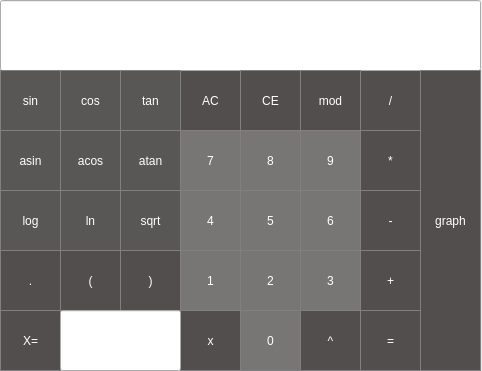
<?xml version="1.0" encoding="UTF-8"?>
<ui version="4.0">
 <class>MainWindow</class>
 <widget class="QMainWindow" name="MainWindow">
  <property name="geometry">
   <rect>
    <x>0</x>
    <y>0</y>
    <width>482</width>
    <height>371</height>
   </rect>
  </property>
  <property name="windowTitle">
   <string>MainWindow</string>
  </property>
  <widget class="QWidget" name="centralwidget">
   <widget class="QPushButton" name="pushButton_clear">
    <property name="geometry">
     <rect>
      <x>180</x>
      <y>70</y>
      <width>61</width>
      <height>61</height>
     </rect>
    </property>
    <property name="styleSheet">
     <string notr="true">QPushButton {
  color: white;
 background-color:  rgb(82, 78, 78);;;
   border: 1px solid gray;
}
QPushButton:pressed {
    background-color: qlineargradient(x1: 0, y1: 0, x2: 0, y2: 1,
                                      stop: 0 #fcc26a);
}</string>
    </property>
    <property name="text">
     <string>AC</string>
    </property>
   </widget>
   <widget class="QPushButton" name="pushButton_div">
    <property name="geometry">
     <rect>
      <x>360</x>
      <y>70</y>
      <width>61</width>
      <height>61</height>
     </rect>
    </property>
    <property name="styleSheet">
     <string notr="true">QPushButton {
  background-color: rgb(82, 78, 78);;
  color: white; 
  border: 1px solid gray;
}

QPushButton:pressed {
    background-color: qlineargradient(x1: 0, y1: 0, x2: 0, y2: 1,
                                      stop: 0 #FF7832, stop: 1 #FF9739);
}</string>
    </property>
    <property name="text">
     <string>/</string>
    </property>
   </widget>
   <widget class="QPushButton" name="pushButton_eight">
    <property name="geometry">
     <rect>
      <x>240</x>
      <y>130</y>
      <width>61</width>
      <height>61</height>
     </rect>
    </property>
    <property name="styleSheet">
     <string notr="true">QPushButton {
  color: white;
 background-color:  rgb(120, 117, 117);;
   border: 1px solid gray;
}
QPushButton:pressed {
    background-color: qlineargradient(x1: 0, y1: 0, x2: 0, y2: 1,
                                      stop: 0 #fcc26a);
}</string>
    </property>
    <property name="text">
     <string>8</string>
    </property>
   </widget>
   <widget class="QPushButton" name="pushButton_mult">
    <property name="geometry">
     <rect>
      <x>360</x>
      <y>130</y>
      <width>61</width>
      <height>61</height>
     </rect>
    </property>
    <property name="styleSheet">
     <string notr="true">QPushButton {
  background-color: rgb(82, 78, 78);;
  color: white; 
  border: 1px solid gray;
}

QPushButton:pressed {
    background-color: qlineargradient(x1: 0, y1: 0, x2: 0, y2: 1,
                                      stop: 0 #FF7832, stop: 1 #FF9739);
}</string>
    </property>
    <property name="text">
     <string>*</string>
    </property>
   </widget>
   <widget class="QPushButton" name="pushButton_seven">
    <property name="geometry">
     <rect>
      <x>180</x>
      <y>130</y>
      <width>61</width>
      <height>61</height>
     </rect>
    </property>
    <property name="styleSheet">
     <string notr="true">QPushButton {
  color: white;
 background-color:  rgb(120, 117, 117);;
   border: 1px solid gray;
}
QPushButton:pressed {
    background-color: qlineargradient(x1: 0, y1: 0, x2: 0, y2: 1,
                                      stop: 0 #fcc26a);
}</string>
    </property>
    <property name="text">
     <string>7</string>
    </property>
   </widget>
   <widget class="QPushButton" name="pushButton_nine">
    <property name="geometry">
     <rect>
      <x>300</x>
      <y>130</y>
      <width>61</width>
      <height>61</height>
     </rect>
    </property>
    <property name="styleSheet">
     <string notr="true">QPushButton {
  color: white;
 background-color:  rgb(120, 117, 117);;
   border: 1px solid gray;
}
QPushButton:pressed {
    background-color: qlineargradient(x1: 0, y1: 0, x2: 0, y2: 1,
                                      stop: 0 #fcc26a);
}</string>
    </property>
    <property name="text">
     <string>9</string>
    </property>
   </widget>
   <widget class="QPushButton" name="pushButton_five">
    <property name="geometry">
     <rect>
      <x>240</x>
      <y>190</y>
      <width>61</width>
      <height>61</height>
     </rect>
    </property>
    <property name="styleSheet">
     <string notr="true">QPushButton {
  color: white;
 background-color:  rgb(120, 117, 117);;
   border: 1px solid gray;
}
QPushButton:pressed {
    background-color: qlineargradient(x1: 0, y1: 0, x2: 0, y2: 1,
                                      stop: 0 #fcc26a);
}</string>
    </property>
    <property name="text">
     <string>5</string>
    </property>
   </widget>
   <widget class="QPushButton" name="pushButton_minus">
    <property name="geometry">
     <rect>
      <x>360</x>
      <y>190</y>
      <width>61</width>
      <height>61</height>
     </rect>
    </property>
    <property name="styleSheet">
     <string notr="true">QPushButton {
  background-color: rgb(82, 78, 78);;
  color: white; 
  border: 1px solid gray;
}

QPushButton:pressed {
    background-color: qlineargradient(x1: 0, y1: 0, x2: 0, y2: 1,
                                      stop: 0 #FF7832, stop: 1 #FF9739);
}</string>
    </property>
    <property name="text">
     <string>-</string>
    </property>
   </widget>
   <widget class="QPushButton" name="pushButton_four">
    <property name="geometry">
     <rect>
      <x>180</x>
      <y>190</y>
      <width>61</width>
      <height>61</height>
     </rect>
    </property>
    <property name="styleSheet">
     <string notr="true">QPushButton {
  color: white;
 background-color:  rgb(120, 117, 117);;
   border: 1px solid gray;
}
QPushButton:pressed {
    background-color: qlineargradient(x1: 0, y1: 0, x2: 0, y2: 1,
                                      stop: 0 #fcc26a);
}</string>
    </property>
    <property name="text">
     <string>4</string>
    </property>
   </widget>
   <widget class="QPushButton" name="pushButton_six">
    <property name="geometry">
     <rect>
      <x>300</x>
      <y>190</y>
      <width>61</width>
      <height>61</height>
     </rect>
    </property>
    <property name="styleSheet">
     <string notr="true">QPushButton {
  color: white;
 background-color:  rgb(120, 117, 117);;
   border: 1px solid gray;
}
QPushButton:pressed {
    background-color: qlineargradient(x1: 0, y1: 0, x2: 0, y2: 1,
                                      stop: 0 #fcc26a);
}</string>
    </property>
    <property name="text">
     <string>6</string>
    </property>
   </widget>
   <widget class="QPushButton" name="pushButton_two">
    <property name="geometry">
     <rect>
      <x>240</x>
      <y>250</y>
      <width>61</width>
      <height>61</height>
     </rect>
    </property>
    <property name="styleSheet">
     <string notr="true">QPushButton {
  color: white;
 background-color:  rgb(120, 117, 117);;
   border: 1px solid gray;
}
QPushButton:pressed {
    background-color: qlineargradient(x1: 0, y1: 0, x2: 0, y2: 1,
                                      stop: 0 #fcc26a);
}</string>
    </property>
    <property name="text">
     <string>2</string>
    </property>
   </widget>
   <widget class="QPushButton" name="pushButton_plus">
    <property name="geometry">
     <rect>
      <x>360</x>
      <y>250</y>
      <width>61</width>
      <height>61</height>
     </rect>
    </property>
    <property name="styleSheet">
     <string notr="true">QPushButton {
  background-color: rgb(82, 78, 78);;
  color: white; 
  border: 1px solid gray;
}

QPushButton:pressed {
    background-color: qlineargradient(x1: 0, y1: 0, x2: 0, y2: 1,
                                      stop: 0 #FF7832, stop: 1 #FF9739);
}</string>
    </property>
    <property name="text">
     <string>+</string>
    </property>
   </widget>
   <widget class="QPushButton" name="pushButton_one">
    <property name="geometry">
     <rect>
      <x>180</x>
      <y>250</y>
      <width>61</width>
      <height>61</height>
     </rect>
    </property>
    <property name="styleSheet">
     <string notr="true">QPushButton {
  color: white;
 background-color:  rgb(120, 117, 117);;
   border: 1px solid gray;
}
QPushButton:pressed {
    background-color: qlineargradient(x1: 0, y1: 0, x2: 0, y2: 1,
                                      stop: 0 #fcc26a);
}</string>
    </property>
    <property name="text">
     <string>1</string>
    </property>
   </widget>
   <widget class="QPushButton" name="pushButton_three">
    <property name="geometry">
     <rect>
      <x>300</x>
      <y>250</y>
      <width>61</width>
      <height>61</height>
     </rect>
    </property>
    <property name="styleSheet">
     <string notr="true">QPushButton {
  color: white;
 background-color:  rgb(120, 117, 117);;
   border: 1px solid gray;
}
QPushButton:pressed {
    background-color: qlineargradient(x1: 0, y1: 0, x2: 0, y2: 1,
                                      stop: 0 #fcc26a);
}</string>
    </property>
    <property name="text">
     <string>3</string>
    </property>
   </widget>
   <widget class="QPushButton" name="pushButton_equal">
    <property name="geometry">
     <rect>
      <x>360</x>
      <y>310</y>
      <width>61</width>
      <height>61</height>
     </rect>
    </property>
    <property name="styleSheet">
     <string notr="true">QPushButton {
  background-color: rgb(82, 78, 78);;
  color: white; 
  border: 1px solid gray;
}

QPushButton:pressed {
    background-color: qlineargradient(x1: 0, y1: 0, x2: 0, y2: 1,
                                      stop: 0 #FF7832, stop: 1 #FF9739);
}</string>
    </property>
    <property name="text">
     <string>=</string>
    </property>
   </widget>
   <widget class="QPushButton" name="pushButton_zero">
    <property name="geometry">
     <rect>
      <x>240</x>
      <y>310</y>
      <width>61</width>
      <height>61</height>
     </rect>
    </property>
    <property name="styleSheet">
     <string notr="true">QPushButton {
  color: white;
 background-color:  rgb(120, 117, 117);;
   border: 1px solid gray;
}
QPushButton:pressed {
    background-color: qlineargradient(x1: 0, y1: 0, x2: 0, y2: 1,
                                      stop: 0 #fcc26a);
}</string>
    </property>
    <property name="text">
     <string>0</string>
    </property>
   </widget>
   <widget class="QPushButton" name="pushButton_dot">
    <property name="geometry">
     <rect>
      <x>0</x>
      <y>250</y>
      <width>61</width>
      <height>61</height>
     </rect>
    </property>
    <property name="styleSheet">
     <string notr="true">QPushButton {
  background-color: rgb(82, 78, 78);;
  color: white; 
  border: 1px solid gray;
}

QPushButton:pressed {
    background-color: qlineargradient(x1: 0, y1: 0, x2: 0, y2: 1,
                                      stop: 0 #FF7832, stop: 1 #FF9739);
}</string>
    </property>
    <property name="text">
     <string>.</string>
    </property>
   </widget>
   <widget class="QLineEdit" name="result_show">
    <property name="geometry">
     <rect>
      <x>0</x>
      <y>0</y>
      <width>481</width>
      <height>71</height>
     </rect>
    </property>
    <property name="layoutDirection">
     <enum>Qt::LeftToRight</enum>
    </property>
    <property name="styleSheet">
     <string notr="true">QLineEdit {
  background-color: rgb(0 0, 0);
  color: white; 
 border: 1px solid gray;
}

background-color : black;</string>
    </property>
    <property name="alignment">
     <set>Qt::AlignRight|Qt::AlignTrailing|Qt::AlignVCenter</set>
    </property>
   </widget>
   <widget class="QPushButton" name="pushButton_graph">
    <property name="geometry">
     <rect>
      <x>420</x>
      <y>70</y>
      <width>61</width>
      <height>301</height>
     </rect>
    </property>
    <property name="styleSheet">
     <string notr="true">QPushButton {
 background-color:  rgb(82, 78, 78);
  color: white; 
  border: 1px solid gray;
}

QPushButton:pressed {
    background-color: qlineargradient(x1: 0, y1: 0, x2: 0, y2: 1,
                                      stop: 0 #FF7832, stop: 1 #FF9739);
}</string>
    </property>
    <property name="text">
     <string>graph</string>
    </property>
   </widget>
   <widget class="QPushButton" name="pushButton_sin">
    <property name="geometry">
     <rect>
      <x>0</x>
      <y>70</y>
      <width>61</width>
      <height>61</height>
     </rect>
    </property>
    <property name="styleSheet">
     <string notr="true">QPushButton {
  background-color: rgb(89, 86, 86);;
  color: white; 
  border: 1px solid gray;
}

QPushButton:pressed {
    background-color: qlineargradient(x1: 0, y1: 0, x2: 0, y2: 1,
                                      stop: 0 #FF7832, stop: 1 #FF9739);
}</string>
    </property>
    <property name="text">
     <string>sin</string>
    </property>
   </widget>
   <widget class="QPushButton" name="pushButton_cos">
    <property name="geometry">
     <rect>
      <x>60</x>
      <y>70</y>
      <width>61</width>
      <height>61</height>
     </rect>
    </property>
    <property name="styleSheet">
     <string notr="true">QPushButton {
  background-color: rgb(89, 86, 86);;
  color: white; 
  border: 1px solid gray;
}

QPushButton:pressed {
    background-color: qlineargradient(x1: 0, y1: 0, x2: 0, y2: 1,
                                      stop: 0 #FF7832, stop: 1 #FF9739);
}</string>
    </property>
    <property name="text">
     <string>cos</string>
    </property>
   </widget>
   <widget class="QPushButton" name="pushButton_tan">
    <property name="geometry">
     <rect>
      <x>120</x>
      <y>70</y>
      <width>61</width>
      <height>61</height>
     </rect>
    </property>
    <property name="styleSheet">
     <string notr="true">QPushButton {
  background-color: rgb(89, 86, 86);;
  color: white; 
  border: 1px solid gray;
}

QPushButton:pressed {
    background-color: qlineargradient(x1: 0, y1: 0, x2: 0, y2: 1,
                                      stop: 0 #FF7832, stop: 1 #FF9739);
}</string>
    </property>
    <property name="text">
     <string>tan</string>
    </property>
   </widget>
   <widget class="QPushButton" name="pushButton_atan">
    <property name="geometry">
     <rect>
      <x>120</x>
      <y>130</y>
      <width>61</width>
      <height>61</height>
     </rect>
    </property>
    <property name="styleSheet">
     <string notr="true">QPushButton {
  background-color: rgb(89, 86, 86);;
  color: white; 
  border: 1px solid gray;
}

QPushButton:pressed {
    background-color: qlineargradient(x1: 0, y1: 0, x2: 0, y2: 1,
                                      stop: 0 #FF7832, stop: 1 #FF9739);
}</string>
    </property>
    <property name="text">
     <string>atan</string>
    </property>
   </widget>
   <widget class="QPushButton" name="pushButton_acos">
    <property name="geometry">
     <rect>
      <x>60</x>
      <y>130</y>
      <width>61</width>
      <height>61</height>
     </rect>
    </property>
    <property name="styleSheet">
     <string notr="true">QPushButton {
  background-color: rgb(89, 86, 86);;
  color: white; 
  border: 1px solid gray;
}

QPushButton:pressed {
    background-color: qlineargradient(x1: 0, y1: 0, x2: 0, y2: 1,
                                      stop: 0 #FF7832, stop: 1 #FF9739);
}</string>
    </property>
    <property name="text">
     <string>acos</string>
    </property>
   </widget>
   <widget class="QPushButton" name="pushButton_asin">
    <property name="geometry">
     <rect>
      <x>0</x>
      <y>130</y>
      <width>61</width>
      <height>61</height>
     </rect>
    </property>
    <property name="styleSheet">
     <string notr="true">QPushButton {
  background-color: rgb(89, 86, 86);;
  color: white; 
  border: 1px solid gray;
}

QPushButton:pressed {
    background-color: qlineargradient(x1: 0, y1: 0, x2: 0, y2: 1,
                                      stop: 0 #FF7832, stop: 1 #FF9739);
}</string>
    </property>
    <property name="text">
     <string>asin</string>
    </property>
   </widget>
   <widget class="QPushButton" name="pushButton_sqrt">
    <property name="geometry">
     <rect>
      <x>120</x>
      <y>190</y>
      <width>61</width>
      <height>61</height>
     </rect>
    </property>
    <property name="styleSheet">
     <string notr="true">QPushButton {
  background-color: rgb(89, 86, 86);;
  color: white; 
  border: 1px solid gray;
}

QPushButton:pressed {
    background-color: qlineargradient(x1: 0, y1: 0, x2: 0, y2: 1,
                                      stop: 0 #FF7832, stop: 1 #FF9739);
}</string>
    </property>
    <property name="text">
     <string>sqrt</string>
    </property>
   </widget>
   <widget class="QPushButton" name="pushButton_mod">
    <property name="geometry">
     <rect>
      <x>300</x>
      <y>70</y>
      <width>61</width>
      <height>61</height>
     </rect>
    </property>
    <property name="styleSheet">
     <string notr="true">QPushButton {
  color: white;
 background-color:  rgb(82, 78, 78);;;
   border: 1px solid gray;
}
QPushButton:pressed {
    background-color: qlineargradient(x1: 0, y1: 0, x2: 0, y2: 1,
                                      stop: 0 #fcc26a);
}</string>
    </property>
    <property name="text">
     <string>mod</string>
    </property>
   </widget>
   <widget class="QPushButton" name="pushButton_log">
    <property name="geometry">
     <rect>
      <x>0</x>
      <y>190</y>
      <width>61</width>
      <height>61</height>
     </rect>
    </property>
    <property name="styleSheet">
     <string notr="true">QPushButton {
  background-color: rgb(89, 86, 86);;
  color: white; 
  border: 1px solid gray;
}

QPushButton:pressed {
    background-color: qlineargradient(x1: 0, y1: 0, x2: 0, y2: 1,
                                      stop: 0 #FF7832, stop: 1 #FF9739);
}</string>
    </property>
    <property name="text">
     <string>log</string>
    </property>
   </widget>
   <widget class="QPushButton" name="pushButton_ln">
    <property name="geometry">
     <rect>
      <x>60</x>
      <y>190</y>
      <width>61</width>
      <height>61</height>
     </rect>
    </property>
    <property name="styleSheet">
     <string notr="true">QPushButton {
  background-color: rgb(89, 86, 86);;
  color: white; 
  border: 1px solid gray;
}

QPushButton:pressed {
    background-color: qlineargradient(x1: 0, y1: 0, x2: 0, y2: 1,
                                      stop: 0 #FF7832, stop: 1 #FF9739);
}</string>
    </property>
    <property name="text">
     <string>ln</string>
    </property>
   </widget>
   <widget class="QPushButton" name="pushButton_bracker_1">
    <property name="geometry">
     <rect>
      <x>60</x>
      <y>250</y>
      <width>61</width>
      <height>61</height>
     </rect>
    </property>
    <property name="styleSheet">
     <string notr="true">QPushButton {
  background-color: rgb(82, 78, 78);;
  color: white; 
  border: 1px solid gray;
}

QPushButton:pressed {
    background-color: qlineargradient(x1: 0, y1: 0, x2: 0, y2: 1,
                                      stop: 0 #FF7832, stop: 1 #FF9739);
}</string>
    </property>
    <property name="text">
     <string>(</string>
    </property>
   </widget>
   <widget class="QPushButton" name="pushButton_bracket_2">
    <property name="geometry">
     <rect>
      <x>120</x>
      <y>250</y>
      <width>61</width>
      <height>61</height>
     </rect>
    </property>
    <property name="styleSheet">
     <string notr="true">QPushButton {
  background-color: rgb(82, 78, 78);;
  color: white; 
  border: 1px solid gray;
}

QPushButton:pressed {
    background-color: qlineargradient(x1: 0, y1: 0, x2: 0, y2: 1,
                                      stop: 0 #FF7832, stop: 1 #FF9739);
}</string>
    </property>
    <property name="text">
     <string>)</string>
    </property>
   </widget>
   <widget class="QPushButton" name="pushButton_X">
    <property name="geometry">
     <rect>
      <x>180</x>
      <y>310</y>
      <width>61</width>
      <height>61</height>
     </rect>
    </property>
    <property name="styleSheet">
     <string notr="true">QPushButton {
  color: white;
 background-color:  rgb(82, 78, 78);
   border: 1px solid gray;
}
QPushButton:pressed {
    background-color: qlineargradient(x1: 0, y1: 0, x2: 0, y2: 1,
                                      stop: 0 #fcc26a);
}</string>
    </property>
    <property name="text">
     <string>x</string>
    </property>
   </widget>
   <widget class="QPushButton" name="pushButton_pow">
    <property name="geometry">
     <rect>
      <x>300</x>
      <y>310</y>
      <width>61</width>
      <height>61</height>
     </rect>
    </property>
    <property name="styleSheet">
     <string notr="true">QPushButton {
  background-color: rgb(82, 78, 78);;
  color: white; 
  border: 1px solid gray;
}

QPushButton:pressed {
    background-color: qlineargradient(x1: 0, y1: 0, x2: 0, y2: 1,
                                      stop: 0 #FF7832, stop: 1 #FF9739);
}</string>
    </property>
    <property name="text">
     <string>^</string>
    </property>
   </widget>
   <widget class="QPushButton" name="pushButton_CE">
    <property name="geometry">
     <rect>
      <x>240</x>
      <y>70</y>
      <width>61</width>
      <height>61</height>
     </rect>
    </property>
    <property name="styleSheet">
     <string notr="true">QPushButton {
  color: white;
 background-color:  rgb(82, 78, 78);;;
   border: 1px solid gray;
}
QPushButton:pressed {
    background-color: qlineargradient(x1: 0, y1: 0, x2: 0, y2: 1,
                                      stop: 0 #fcc26a);
}</string>
    </property>
    <property name="text">
     <string>CE</string>
    </property>
   </widget>
   <widget class="QPushButton" name="pushButton_equal_X">
    <property name="geometry">
     <rect>
      <x>0</x>
      <y>310</y>
      <width>61</width>
      <height>61</height>
     </rect>
    </property>
    <property name="styleSheet">
     <string notr="true">QPushButton {
  background-color: rgb(82, 78, 78);;
  color: white; 
  border: 1px solid gray;
}

QPushButton:pressed {
    background-color: qlineargradient(x1: 0, y1: 0, x2: 0, y2: 1,
                                      stop: 0 #FF7832, stop: 1 #FF9739);
}</string>
    </property>
    <property name="text">
     <string>X=</string>
    </property>
   </widget>
   <widget class="QLineEdit" name="result_show_X">
    <property name="geometry">
     <rect>
      <x>60</x>
      <y>310</y>
      <width>121</width>
      <height>61</height>
     </rect>
    </property>
    <property name="layoutDirection">
     <enum>Qt::LeftToRight</enum>
    </property>
    <property name="styleSheet">
     <string notr="true">QLineEdit {
  background-color: rgb(0 0, 0);
  color: white; 
 border: 1px solid gray;
}

background-color : black;</string>
    </property>
    <property name="alignment">
     <set>Qt::AlignRight|Qt::AlignTrailing|Qt::AlignVCenter</set>
    </property>
   </widget>
  </widget>
 </widget>
 <resources/>
 <connections/>
</ui>
